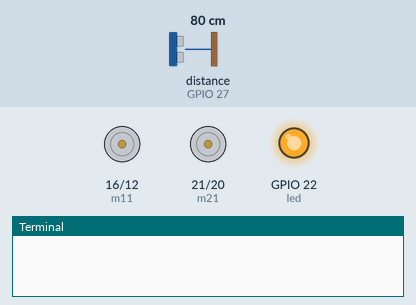
Simulated run of this program. Board: Raspberry Pi (BCM pin numbers). Parts: motor-driver pin pairs drawn as motors (green arrow = first pin HIGH = forward, orange = second pin HIGH = backward, longer = more drive), output pins drawn as LEDs (lit = HIGH), the last lines printed to the terminal. The inputs (shaded band) are chosen by the test bench; at power-on: distance to the obstacle (sensor on GPIO 27) 80 cm. The echo pulse lasts 58.3 µs per cm; the clock reads 2024-03-15 10:24:30 at power-on unless the program sets it; pins used as bus, display or sensor lines are not drawn. At 7.3 s the program stops and its outputs stay as they are.

Above: at 0.1 s.
At 5.1 s:
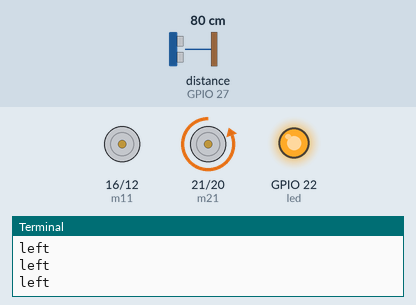
At 6.3 s:
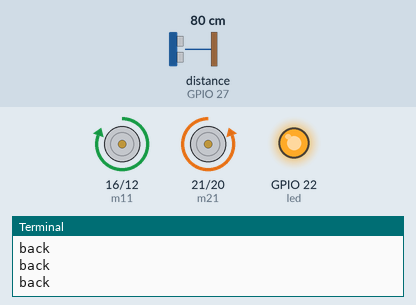
At 7.1 s:
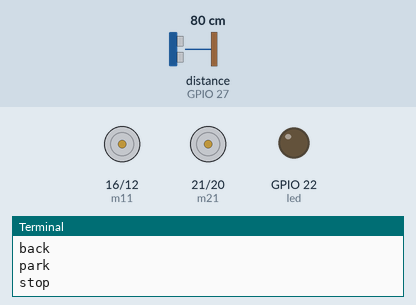
Timing chart, 0 to 8.6 s (numbered marks = the images above):
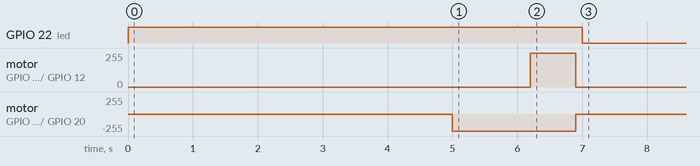

Measured:
- by itself, GPIO 22 (led): HIGH → LOW at 7.0 s
- by itself, motor on GPIO 16 (m11) / GPIO 12 (m12): stopped → forward 255/255 at 6.2 s, → stopped 0.70 s later
- by itself, motor on GPIO 21 (m21) / GPIO 20 (m22): stopped → backward 255/255 at 5.0 s, → stopped 1.9 s later

The program:

parking.py
```python
import RPi.GPIO as GPIO  # Import GPIO library
import time

# Setup GPIO
GPIO.setwarnings(False)
GPIO.setmode(GPIO.BCM)  # Programming the GPIO by BCM pin numbers

# Define GPIO pins
TRIG = 17
ECHO = 27
led = 22
m11 = 16
m12 = 12
m21 = 21
m22 = 20

# Setup GPIO pins
GPIO.setup(TRIG, GPIO.OUT)  # Initialize TRIG as output
GPIO.setup(ECHO, GPIO.IN)   # Initialize ECHO as input
GPIO.setup(led, GPIO.OUT)    # Initialize LED as output

GPIO.setup(m11, GPIO.OUT)    # Motor control pins
GPIO.setup(m12, GPIO.OUT)
GPIO.setup(m21, GPIO.OUT)
GPIO.setup(m22, GPIO.OUT)

# Turn on LED for 5 seconds
GPIO.output(led, 1)
time.sleep(5)

def stop():
    print('stop')
    GPIO.output(m11, 0)
    GPIO.output(m12, 0)
    GPIO.output(m21, 0)
    GPIO.output(m22, 0)

def forward():
    GPIO.output(m11, 0)
    GPIO.output(m12, 1)
    GPIO.output(m21, 1)
    GPIO.output(m22, 0)
    print('Forward')

def back():
    GPIO.output(m11, 1)
    GPIO.output(m12, 0)
    GPIO.output(m21, 0)
    GPIO.output(m22, 1)
    print('back')

def left():
    GPIO.output(m11, 0)
    GPIO.output(m12, 0)
    GPIO.output(m21, 0)
    GPIO.output(m22, 1)
    print('left')

def right():
    GPIO.output(m11, 1)
    GPIO.output(m12, 0)
    GPIO.output(m21, 0)
    GPIO.output(m22, 0)
    print("right")

def dist():
    GPIO.output(TRIG, False)  # Set TRIG as LOW
    time.sleep(0.1)  # Delay

    GPIO.output(TRIG, True)  # Set TRIG as HIGH
    time.sleep(0.00001)  # Delay of 0.00001 seconds
    GPIO.output(TRIG, False)  # Set TRIG as LOW

    # Measure pulse duration
    while GPIO.input(ECHO) == 0:
        GPIO.output(led, False)
    pulse_start = time.time()

    while GPIO.input(ECHO) == 1:
        GPIO.output(led, False)
    pulse_end = time.time()

    pulse_duration = pulse_end - pulse_start  # Time to get back the pulse to sensor
    distance = pulse_duration * 17150  # Multiply pulse duration by 17150 (34300/2) to get distance
    distance = round(distance, 2)  # Round to two decimal points
    return distance

p = 0

forward()
while True:
    if p == 1:
        stop()

    # Move left for 1.2 seconds
    now = time.time()
    while time.time() <= now + 1.2:
        left()
    stop()

    # Move back for 0.7 seconds
    now = time.time()
    while time.time() <= now + 0.7:
        back()
    print('park')
    stop()
    break

# Measure distance
distance = dist()
if distance > 30:
    now = time.time()
    while time.time() <= now + 0.3:
        distance = dist()
        print(distance)
        if distance < 30:
            p = 0
            break
        p = 1

# Cleanup GPIO settings
GPIO.cleanup()
```
